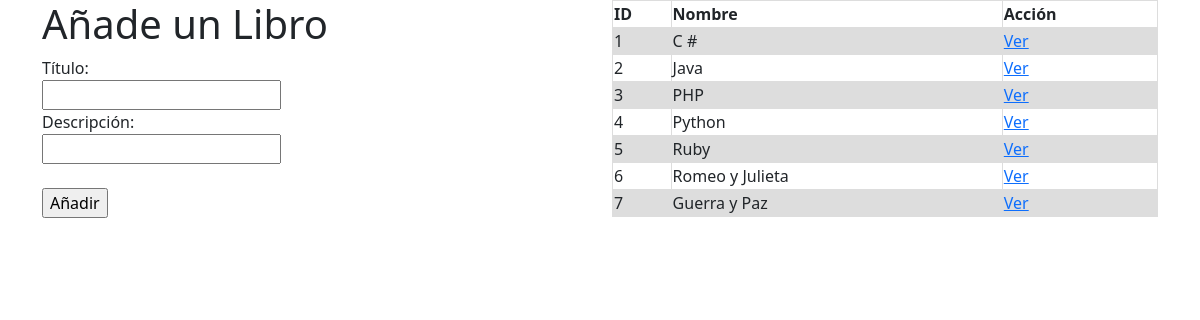
The page / on the database its author committed.
### book_authors_app/models.py (models this page shows)
class libro(models.Model):
    title = models.CharField(max_length=255)
    desc = models.TextField(blank=True)
    created_at = models.DateTimeField(auto_now_add=True)
    updated_at = models.DateTimeField(auto_now=True)

### book_authors_app/views.py (the view)
# urls.py: path('', views.index),
def index(request):
    context = {'libros': libro.objects.all()}
    return render(request, "index.html", context)

### book_authors_app/templates/index.html (shortened to what this page needs)
<!DOCTYPE html>
<html lang="en">
	<head>
		<link href="https://cdn.jsdelivr.net/npm/bootstrap@5.0.0-beta3/dist/css/bootstrap.min.css" rel="stylesheet">
  </head>
  <body>
  <div class="container">
    <div class="row">
      <div class="col">
        <h1>Añade un Libro</h1>
        <form action="/libros/añadir" method="POST">
          <label for="título">Título:</label><br>
          <input type="text" id="título" name="título"><br>
          <label for="desc">Descripción:</label><br>
          <input type="text" id="desc" name="desc"><br><br>
          <input type="submit" value="Añadir">
        </form>
      </div>
      <div class="col">
        <table style="width:100%">
          <tr>
            <th>ID</th>
            <th>Nombre</th>
            <th>Acción</th>
          </tr>
          {% for lib in libros %}
            <tr>
              <td>{{lib.id}}</td>
              <td>{{lib.title}}</td>
              <td><a href="/libros/{{lib.id}}">Ver</a></td>
            </tr>
          {% endfor %}
        </table>
    </div>
  </div>
  </body>

### book_authors_app/templates/index.html (style rules this page uses)
td, th { border: 1px solid #dddddd; text-align: left; }
tr:nth-child(even) { background-color: #dddddd; }

### rows shown on the page
libro: id "1", title "C #"
libro: id "2", title "Java"
libro: id "3", title "PHP"
libro: id "4", title "Python"
libro: id "5", title "Ruby"
libro: id "6", title "Romeo y Julieta"
libro: id "7", title "Guerra y Paz"
